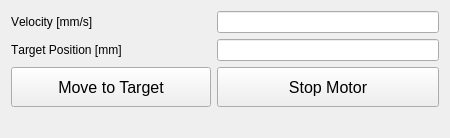
           <widget class="QWidget" name="pg_axis1">
            <property name="enabled">
             <bool>true</bool>
            </property>
            <property name="geometry">
             <rect>
              <x>0</x>
              <y>0</y>
              <width>450</width>
              <height>138</height>
             </rect>
            </property>
            <attribute name="label">
             <string>Axis #1 (+Z +Z')</string>
            </attribute>
            <layout class="QFormLayout" name="formLayout_6">
             <property name="fieldGrowthPolicy">
              <enum>QFormLayout::AllNonFixedFieldsGrow</enum>
             </property>
             <item row="0" column="0">
              <widget class="QLabel" name="la_setvel1">
               <property name="font">
                <font>
                 <weight>50</weight>
                 <italic>false</italic>
                 <bold>false</bold>
                 <underline>false</underline>
                 <kerning>false</kerning>
                </font>
               </property>
               <property name="text">
                <string>Velocity [mm/s]</string>
               </property>
              </widget>
             </item>
             <item row="1" column="0">
              <widget class="QLabel" name="la_target1">
               <property name="font">
                <font>
                 <weight>50</weight>
                 <italic>false</italic>
                 <bold>false</bold>
                 <kerning>false</kerning>
                </font>
               </property>
               <property name="text">
                <string>Target Position [mm]</string>
               </property>
              </widget>
             </item>
             <item row="2" column="0">
              <widget class="QPushButton" name="pb_move_to_target_axis1">
               <property name="minimumSize">
                <size>
                 <width>200</width>
                 <height>40</height>
                </size>
               </property>
               <property name="font">
                <font>
                 <pointsize>12</pointsize>
                 <weight>50</weight>
                 <bold>false</bold>
                </font>
               </property>
               <property name="text">
                <string>Move to Target</string>
               </property>
              </widget>
             </item>
             <item row="2" column="1">
              <widget class="QPushButton" name="pb_stop_motor_axis1">
               <property name="minimumSize">
                <size>
                 <width>200</width>
                 <height>40</height>
                </size>
               </property>
               <property name="font">
                <font>
                 <pointsize>12</pointsize>
                 <weight>50</weight>
                 <bold>false</bold>
                </font>
               </property>
               <property name="text">
                <string>Stop Motor</string>
               </property>
              </widget>
             </item>
             <item row="0" column="1">
              <widget class="QLineEdit" name="le_setvel1"/>
             </item>
             <item row="1" column="1">
              <widget class="QLineEdit" name="le_target1"/>
             </item>
            </layout>
           </widget>
